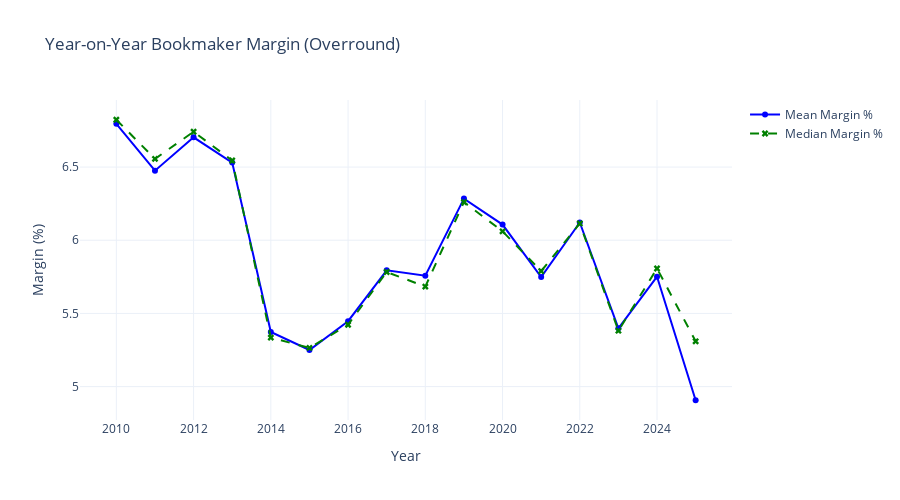

Notebook source saved alongside this figure:
### Markdown cell above
# YEAR-ON-YEAR BOOKMAKER MARGIN (OVERROUND)

### Code cell
import plotly.graph_objects as go
import pandas as pd


# Step 1: Calculate implied probabilities and margin
odds_df["Implied Prob 1"] = 1 / odds_df["Odds 1"]
odds_df["Implied Prob 2"] = 1 / odds_df["Odds 2"]
odds_df["Margin"] = (odds_df["Implied Prob 1"] + odds_df["Implied Prob 2"]) - 1
odds_df["Margin %"] = odds_df["Margin"] * 100

# Step 2: Summary table
margin_summary = odds_df.groupby("Year")["Margin %"].agg(["mean", "median"]).reset_index()

# Step 3: Plotly chart
fig = go.Figure()

# Mean line
fig.add_trace(go.Scatter(
    x=margin_summary["Year"], y=margin_summary["mean"],
    mode='lines+markers',
    name='Mean Margin %',
    line=dict(color='blue'),
    marker=dict(symbol='circle')
))

# Median line
fig.add_trace(go.Scatter(
    x=margin_summary["Year"], y=margin_summary["median"],
    mode='lines+markers',
    name='Median Margin %',
    line=dict(color='green', dash='dash'),
    marker=dict(symbol='x')
))

# Layout
fig.update_layout(
    title="Year-on-Year Bookmaker Margin (Overround)",
    xaxis_title="Year",
    yaxis_title="Margin (%)",
    template="plotly_white",
    hovermode="x unified",
    height=500,
    width=900
)

fig.show()

### Figure 1 — Plotly figure (JSON) as saved in the notebook; plotly's stock layout.template omitted (floating-point values rounded to 4 significant figures)
{"data": [{"line": {"color": "blue"}, "marker": {"symbol": "circle"}, "mode": "lines+markers", "name": "Mean Margin %", "type": "scatter", "x": [2010, 2011, 2012, 2013, 2014, 2015, 2016, 2017, 2018, 2019, 2020, 2021, 2022, 2023, 2024, 2025], "y": [6.796, 6.475, 6.703, 6.531, 5.373, 5.25, 5.447, 5.794, 5.757, 6.285, 6.107, 5.748, 6.121, 5.398, 5.751, 4.907]}, {"line": {"color": "green", "dash": "dash"}, "marker": {"symbol": "x"}, "mode": "lines+markers", "name": "Median Margin %", "type": "scatter", "x": [2010, 2011, 2012, 2013, 2014, 2015, 2016, 2017, 2018, 2019, 2020, 2021, 2022, 2023, 2024, 2025], "y": [6.823, 6.556, 6.741, 6.545, 5.335, 5.264, 5.423, 5.783, 5.683, 6.26, 6.061, 5.789, 6.115, 5.382, 5.807, 5.309]}], "layout": {"height": 500, "hovermode": "x unified", "title": {"text": "Year-on-Year Bookmaker Margin (Overround)"}, "width": 900, "xaxis": {"title": {"text": "Year"}}, "yaxis": {"title": {"text": "Margin (%)"}}}}
